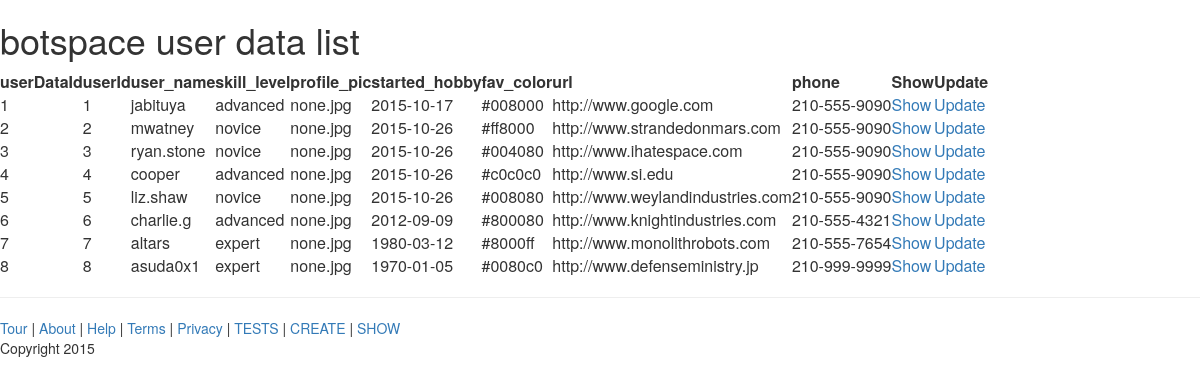
The app's page /WebContent/userdata/show/all with its own data.
### tables this page shows
CREATE TABLE UserData (
  userDataId		 int(11) NOT NULL AUTO_INCREMENT,
  userId			 int(11) NOT NULL,
  user_name			 varchar(30) UNIQUE NOT NULL,
  skill_level		 varchar(30) NOT NULL,
  profile_pic		 varchar(255),
  started_hobby 	 DATE,
  date_created		 TIMESTAMP DEFAULT CURRENT_TIMESTAMP,
  fav_color		 	 char(7) NOT NULL,
  url				 varchar(255),
  phone				 varchar(255),
  PRIMARY KEY (userDataId),
  FOREIGN KEY (userId) REFERENCES Users(userId)
);

### WebContent/models/UserData.class.php (called while the page is built, shortened)
<?php
class UserData {
	private $formInput;
	private $userDataId;
	private $userId;
	private $user_name;
	private $skill_level;
	private $profile_pic;
	private $started_hobby;
	private $fav_color;
	private $url;
	private $phone;
	public function __construct($formInput = null) {
		$this->formInput = $formInput;
	}
	private function extractForm($valueName) {
		$value = "";
		if (isset($this->formInput[$valueName])) {
			if (!is_array($this->formInput[$valueName])) {
				$value = trim($this->formInput[$valueName]);
				$value = stripslashes($value);
				$value = htmlspecialchars($value);
			}
			return $value;
		}
	}
	public function setUserDataId($id) {
		$this->userDataId = $id;
	}
	public function getFavColor() {
		return $this->fav_color;
	}
	public function getPhone() {
		return $this->phone;
	}
	public function getProfilePic() {
		return $this->profile_pic;
	}
	public function getSkillLevel() {
		return $this->skill_level;
	}
	public function getStartedHobby() {
		return $this->started_hobby;
	}
	public function getUrl() {
		return $this->url;
	}
	public function getUserName() {
		return $this->user_name;
	}
	public function getUserDataId() {
		return $this->userDataId;
	}
	public function getUserId() {
		return $this->userId;
	}
	private function validateFavColor() {
		$this->fav_color = $this->extractForm('fav_color');
	}
	private function validatePhone() {
		$this->phone = $this->extractForm('phone');
		if (!empty($this->phone)) {
			$this->phone = str_replace(' ', '', $this->phone);
		}
	}
	private function validateProfilePic() {
		$this->profile_pic = $this->extractForm('profile_pic');
	}
	private function validateSkillLevel() {
		$this->skill_level = $this->extractForm('skill_level');
	}
	private function validateStartedHobby() {
		$this->started_hobby = $this->extractForm('started_hobby');
	}
	private function validateUrl() {
		$this->url = $this->extractForm('url');
	}
	private function validateUserId() {
		$this->userId = $this->extractForm('userId');
	}
	private function validateUserName() {
		$this->user_name = $this->extractForm('user_name');
	}
}
?>

### WebContent/models/UserDataDB.class.php (called while the page is built, shortened)
<?php
class UserDataDB {
	public static function getUserDataRowSetsBy($type = null, $value = null) {
		$allowedTypes = ['userDataId', 'userId', 'user_name', 'skill_level', 'skill_areas', 'robot_name'];
		$userDataRowSets = NULL;
		try {
			$db = Database::getDB();
			$query = "SELECT userDataId, userId, user_name, skill_level, profile_pic,
					started_hobby, fav_color, url, phone FROM UserData";
			if (!is_null($type)) {
				if (!in_array($type, $allowedTypes))
					throw new PDOException("$type not an allowed search criterion for UserData");
				$query = $query . " WHERE ($type = :$type)";
				$statement = $db->prepare($query);
				$statement->bindParam(":$type", $value);
			} else {
				$query = $query . " ORDER BY userDataId ASC";
				$statement = $db->prepare($query);
			}
			$statement->execute();
			$userDataRowSets = $statement->fetchAll(PDO::FETCH_ASSOC);
		} catch (Exception $e) {
			echo "<p>Error getting user rows by $type: " . $e->getMessage() . "</p>";
		}
		return $userDataRowSets;
	}
	public static function getUserDataBy($type = null, $value = null) {
		$userDataRows = UserDataDB::getUserDataRowSetsBy($type, $value);
		return UserDataDB::getUserDataArray($userDataRows);
	}
	public static function getUserDataArray($rowSets) {
		$usersData = array();
		if (!empty($rowSets)) {
			foreach ($rowSets as $userDataRow) {
				$userData = new UserData($userDataRow);
				$userDataId = $userDataRow['userDataId'];
				$userData->setUserDataId($userDataId);
				$skillAssocs = SkillAssocsDB::getSkillAssocsBy('userDataId', $userDataId);
				$skill_areas = array();
				foreach ($skillAssocs as $skillAssoc) {
					$skillId = $skillAssoc->getSkillId();
					$skill_name = Skill::$SKILL_AREAS[$skillId - 1];
					array_push($skill_areas, $skill_name);
				}
				$userData->setSkillAreas($skill_areas);
				array_push($usersData, $userData);
			}
		}
		return $usersData;
	}
}
?>

### WebContent/views/UserDataView.class.php (the view, shortened to what this page needs)
<?php
class UserDataView {
	public static function showAll() {
		if (array_key_exists('headertitle', $_SESSION)) {
			MasterView::showHeader();
		}
		$userData = (array_key_exists('userData', $_SESSION)) ? $_SESSION['userData'] : array();
		$base = (array_key_exists('base', $_SESSION)) ? $_SESSION['base'] : "";
		echo "<h1>botspace user data list</h1>";
		echo "<table>";
		echo "<thead>";
		echo "<tr><th>userDataId</th><th>userId</th><th>user_name</th><th>skill_level</th>
				<th>profile_pic</th><th>started_hobby</th><th>fav_color</th>
				<th>url</th><th>phone</th><th>Show</th><th>Update</th>";
		echo "</thead>";
		echo "<tbody>";
		foreach ($userData as $data) {
			echo '<tr>';
			echo '<td>'.$data->getUserDataId().'</td>';
			echo '<td>'.$data->getUserId().'</td>';
			echo '<td>'.$data->getUserName().'</td>';
			echo '<td>'.$data->getSkillLevel().'</td>';
			echo '<td>'.$data->getProfilePic().'</td>';
			echo '<td>'.$data->getStartedHobby().'</td>';
			echo '<td>'.$data->getFavColor().'</td>';
			echo '<td>'.$data->getUrl().'</td>';
			echo '<td>'.$data->getPhone().'</td>';
			echo '<td><a href="/'.$base.'/userdata/show/'.$data->getUserDataId().'">Show</a></td>';
			echo '<td><a href="/'.$base.'/userdata/update/'.$data->getUserDataId().'">Update</a></td>';
			echo '</tr>';
		}
		echo "</tbody>";
		echo "</table>";
		MasterView::showFooter();
	}
}
?>

### WebContent/index.php (shortened to what this page needs)
<?php
	$url = parse_url($_SERVER["REQUEST_URI"], PHP_URL_PATH);
	list($fill, $base, $control, $action, $arguments) =
		explode('/', $url, 5) + array("", "", "", "", null);
	switch ($control) {
		case "userdata":
			UserDataController::run();
			break;
	};
?>

### WebContent/controllers/UserDataController.class.php (shortened to what this page needs)
<?php
class UserDataController {
	public static function run() {
		$action = (array_key_exists('action', $_SESSION)) ? $_SESSION['action'] : "";
		$arguments = (array_key_exists('arguments', $_SESSION)) ? $_SESSION['arguments'] : "";
		switch ($action) {
			case "show":
				if ($arguments == 'all') {
					$_SESSION['userData'] = UserDataDB::getUserDataBy();
					UserDataView::showAll();
				} else {
					$userData = UserDataDB::getUserDataBy('userDataId', $arguments);
					$_SESSION['userData'] = $userData[0];
					self::show();
				}
				break;
		}
	}
}
?>

### WebContent/views/MasterView.class.php (shortened to what this page needs)
<?php
class MasterView {
	private static $STD_FOOTER = <<<EOT
	<footer>
		<hr>
		<nav>
		<a href="">Tour</a> |
		<a href="">About</a> |
		<a href="">Help</a> |
		<a href="">Terms</a> |
		<a href="">Privacy</a>
		 | <a href="tests.html">TESTS</a>
		 | <a href="create">CREATE</a>
		 | <a href="show">SHOW</a>
		</nav>
		<p>Copyright 2015</p>
	</footer>
EOT;
	public static function showHeader() {
		echo '<!DOCTYPE html lang="en"><html><head>';
		echo '<link rel="stylesheet" href="https://maxcdn.bootstrapcdn.com/bootstrap/3.3.5/css/bootstrap.min.css">';
		echo '<link rel="stylesheet" href="https://maxcdn.bootstrapcdn.com/bootstrap/3.3.5/css/bootstrap-theme.min.css">';
		echo "</head>\n\t<body>\n";
    }
	public static function showFooter() {
		echo '<footer>'."\n";
		echo MasterView::$STD_FOOTER."\n";
		echo "\t</body>\n</html>";
     }
}
?>

### records on screen
userdata: userDataId "1", userId "1", user_name "jabituya", skill_level "advanced", profile_pic "none.jpg", started_hobby "2015-10-17", fav_color "#008000", url "http://www.google.com", phone "210-555-9090"
userdata: userDataId "2", userId "2", user_name "mwatney", skill_level "novice", profile_pic "none.jpg", started_hobby "2015-10-26", fav_color "#ff8000", url "http://www.strandedonmars.com", phone "210-555-9090"
userdata: userDataId "3", userId "3", user_name "ryan.stone", skill_level "novice", profile_pic "none.jpg", started_hobby "2015-10-26", fav_color "#004080", url "http://www.ihatespace.com", phone "210-555-9090"
userdata: userDataId "4", userId "4", user_name "cooper", skill_level "advanced", profile_pic "none.jpg", started_hobby "2015-10-26", fav_color "#c0c0c0", url "http://www.si.edu", phone "210-555-9090"
userdata: userDataId "5", userId "5", user_name "liz.shaw", skill_level "novice", profile_pic "none.jpg", started_hobby "2015-10-26", fav_color "#008080", url "http://www.weylandindustries.com", phone "210-555-9090"
userdata: userDataId "6", userId "6", user_name "charlie.g", skill_level "advanced", profile_pic "none.jpg", started_hobby "2012-09-09", fav_color "#800080", url "http://www.knightindustries.com", phone "210-555-4321"
userdata: userDataId "7", userId "7", user_name "altars", skill_level "expert", profile_pic "none.jpg", started_hobby "1980-03-12", fav_color "#8000ff", url "http://www.monolithrobots.com", phone "210-555-7654"
userdata: userDataId "8", userId "8", user_name "asuda0x1", skill_level "expert", profile_pic "none.jpg", started_hobby "1970-01-05", fav_color "#0080c0", url "http://www.defenseministry.jp", phone "210-999-9999"

### other values on screen
MasterView::$STD_FOOTER "Tour | About | Help | Terms | Privacy | TESTS | CREATE | SHOW Copyright 2015"
